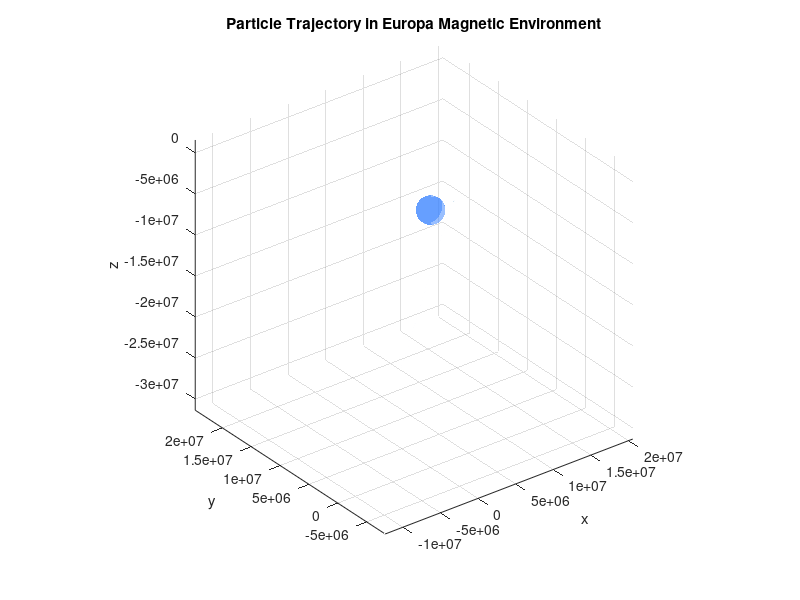
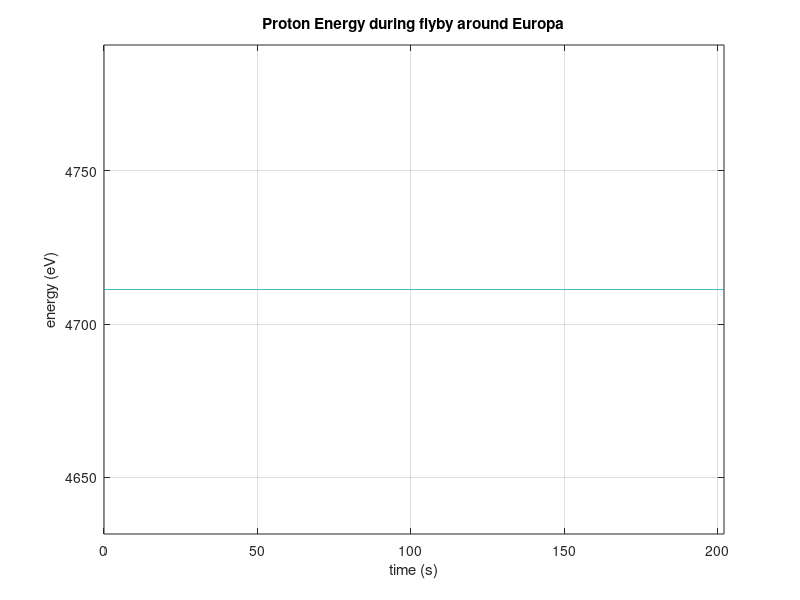

MATLAB code for these plots, in order:
% constants

q = 1.602e-19;              % charge of proton (C)
m = 1.67262192e-27;         % mass of proton (kg)

omega = 2*pi/(11.23*3600);  % Synodic frequency in rad/s

% simulation parameters
numsteps = 100000;                      % Number of time steps
period = 2 * pi / (200 * omega);         % modelling 1/200 of a synodic period
time = linspace(0, period, numsteps);
timestep = period / numsteps;

% B_prim points mainly along x and y (x: dir of corotation, y: toward jupiter)
B0_vec = [75 * 10 ^-9; 200 * 10 ^-9; 0];  % 75 nT azimuthal, 200 nT radial 
% (-350 nT constant added to North-South, represented by z, in loop)
B_prim = real(B0_vec .* exp(-1i * omega * time));

A = 1;
phi = 0;

mu0 = 4*pi*1e-7;  % vacuum permeability
R_E = 1560e3;     % Europa radius in meters

% induced dipole moment magnitude
M0 = -(4*pi/mu0) * A * exp(1i*phi) * B_prim .* (R_E^3)/2;
M_real = real(M0);


% define function to compute secondary magnetic field at a point
r_hat = @(r) r / norm(r);
B_sec = @(r, M) (mu0/(4*pi)) * (3*dot(r_hat(r), M)*r_hat(r) - M) / norm(r)^3;

E = [0; 0; 0]; % not using E-field yet, left here for boris method computation

r = zeros(3, numsteps);     % position (m)
v = zeros(3, numsteps);     % velocity (m/s)

r(:,1) = [R_E * 2; 0; 0];  % initial position
v(:,1) = [950000; 0; 0];   % initial velocity

for n = 1:numsteps-1

    % adding constant z-dir B field at end of B expression here
    B = B_sec(r(:,n), M_real(:,n)) + B_prim(:,n) + [0; 0; -350 * 10^-9]; 

    t = (q * B / m) * (0.5 * timestep);
    s = 2 * t / (1 + dot(t, t));

    v_minus = v(:,n) + 0.5 .* q ./ m .* timestep * E;
    
    % rotation
    v_prime = v_minus + cross(v_minus, t);
    v_plus  = v_minus + cross(v_prime, s);

    v_plus = v_plus + 0.5 * (q/m) * E * timestep;
    
    % advance position using v_plus (same as v at half-step)
    r(:,n+1) = r(:,n) + v_plus * timestep;
    
    % store updated velocity
    v(:,n+1) = v_plus;
end

% plotting
figure;
plot3(r(1, :), r(2, :), r(3, :))
hold on
xlabel('x'); ylabel('y'); zlabel('z')
title('Particle Trajectory in Europa Magnetic Environment')

% adding Europa sphere
[xs, ys, zs] = sphere(50);  % higher resolution sphere
surf(R_E * xs, R_E * ys, R_E * zs, ...
    'FaceColor', [0.2 0.5 1], ...     % easy-ish to see blue
    'EdgeColor', 'none', ...
    'FaceAlpha', 0.5);               % semi-transparent

% set view and axis
axis equal
grid on
view(3)
hold off

energies = .5 .* m .* vecnorm(v).^2 * 6.242 * 10 ^ 18;
times = linspace(0, timestep * numsteps, numsteps);

figure;
plot(times, energies);
xlabel('time (s)');
ylabel('energy (eV)');
title('Proton Energy during flyby around Europa');
axis equal;
grid on;
